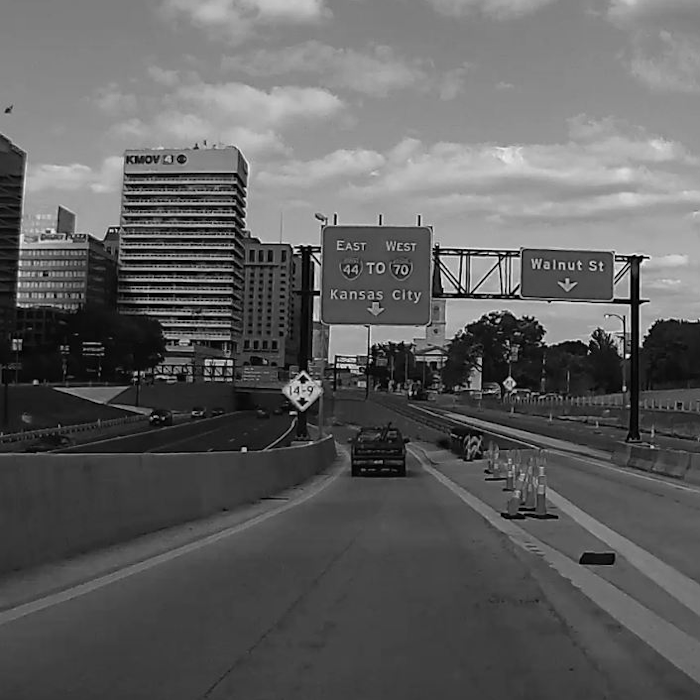
#> input picture TP4/ressources/road1.png, 700 x 700 px
$ python main.py
#> lines starting #> are read from the running program, lines starting #| are printed output that depends on the picture
#> further down, im is the input picture: shape (700, 700); min 0, max 253, mean 95.5
from math import log
import cv2
import numpy as np
from math import log10
from scipy import fftpack

def getSpectrum(im_fft):
  """Builds the Fourier spectrum of an image

  Args:
      im_fft (np.array): The source image matrix

  Returns:
      np.array: The spectrum image matrix
  """
  spectrum = np.zeros(im_fft.shape)
  for indexRow,row in enumerate(im_fft):
    for indexPixel, pixel in enumerate(row):
      spectrum[indexRow][indexPixel] = 10*log(abs(pixel),10)
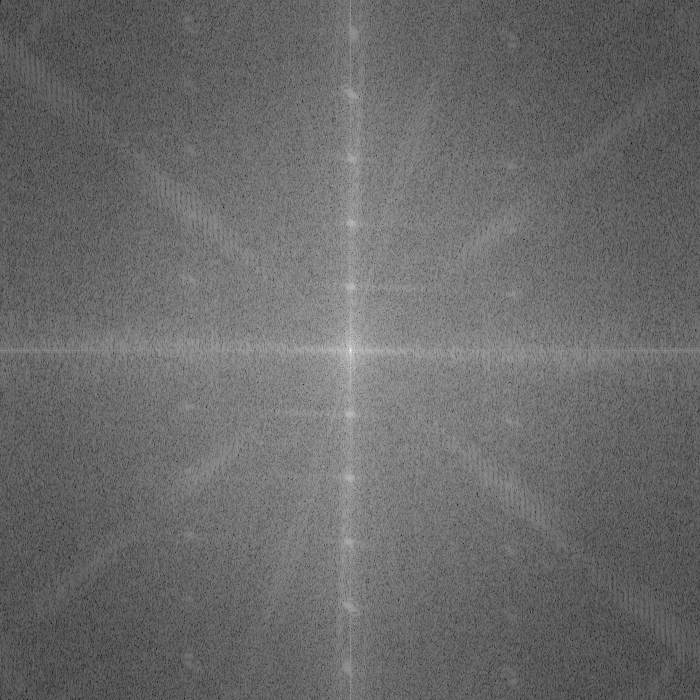
#> spectrum: shape (700, 700) float64; min 5.61, max 76.7, mean 35.3; drawn with min black and max white
  return spectrum

def centralSquareMask(img, size):
  """Add a square mask in the center of an image

  Args:
      img (np.array): The source image matrix
      size (int): The side length of central square in px

  Returns:
      np.array: The masked image matrix
  """
  leftStart = (np.shape(img)[1]-size)//2
  upperStart = (np.shape(img)[0]-size)//2
  img[upperStart:upperStart+size,leftStart:leftStart+size] = 0
  return img

def maskAllButSquareCenter(img, size):
  """Masks all image except a square in the center

  Args:
      img (np.array): The source image matrix
      size (int): The side length of central square in px

  Returns:
      np.array: The masked image matrix
  """
#> called with img = array of shape (700, 700), size = 50
  leftStart = (np.shape(img)[1]-size)//2
#> leftStart = 325
  upperStart = (np.shape(img)[0]-size)//2
#> upperStart = 325
  newImg = np.zeros(np.shape(img))
  newImg[upperStart:upperStart+size,leftStart:leftStart+size] = img[upperStart:upperStart+size,leftStart:leftStart+size]
  return newImg

if __name__ == "__main__":
  im = cv2.imread('ressources/road1.png',cv2.IMREAD_GRAYSCALE)
  im_fft = np.fft.fft2(im)
  im_fft = np.fft.fftshift(im_fft)
  spectrum = getSpectrum(im_fft)
  filtered = maskAllButSquareCenter(im_fft,50)
  filteredSpectrum = maskAllButSquareCenter(spectrum,50)
#> call 2 of maskAllButSquareCenter, with size = 50
#> in maskAllButSquareCenter (call 2), `newImg[upperStart:upperStart+size,leftStart:leftStart+size] = img[uppe..`:
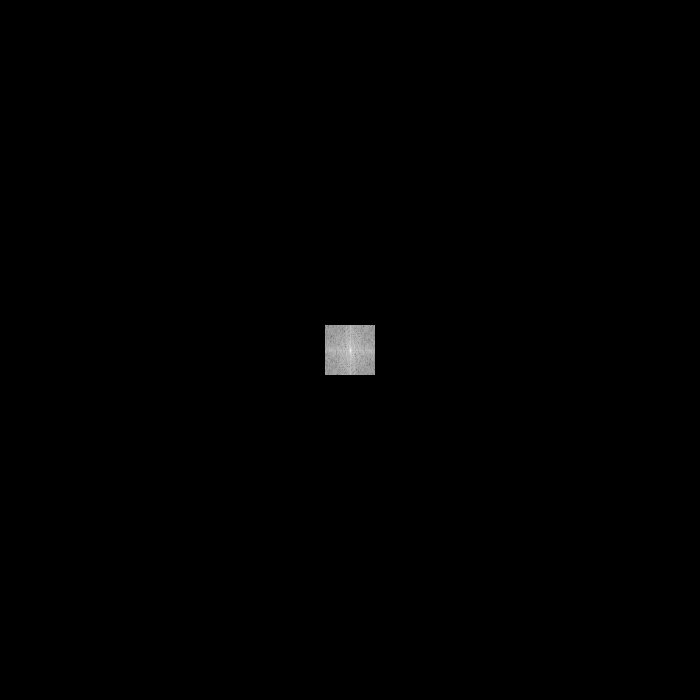
#> newImg: shape (700, 700) float64; min 0, max 76.7, mean 0.3; drawn with min black and max white
  cv2.imwrite('fft.png',filteredSpectrum)
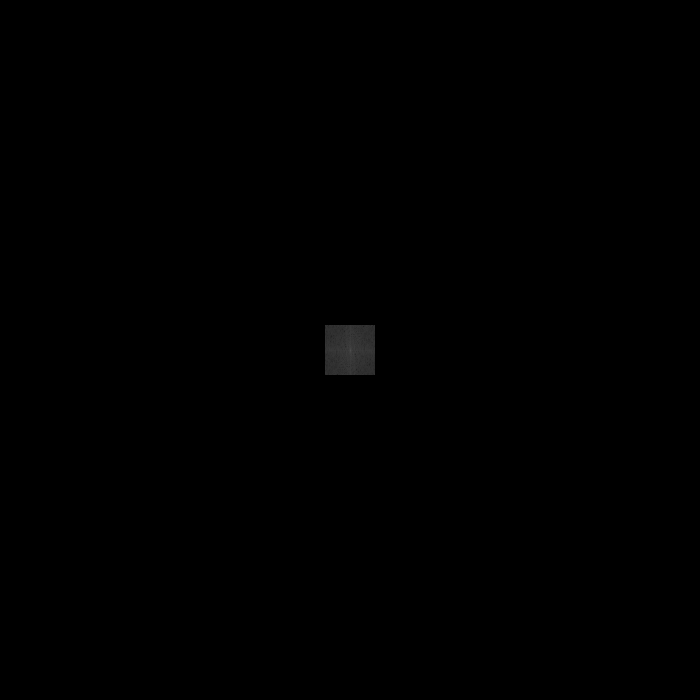
#> saved as fft.png: shape (700, 700); min 0, max 77, mean 0.3
  inverted = np.fft.ifft2(filtered)
  inverted = np.abs(inverted)
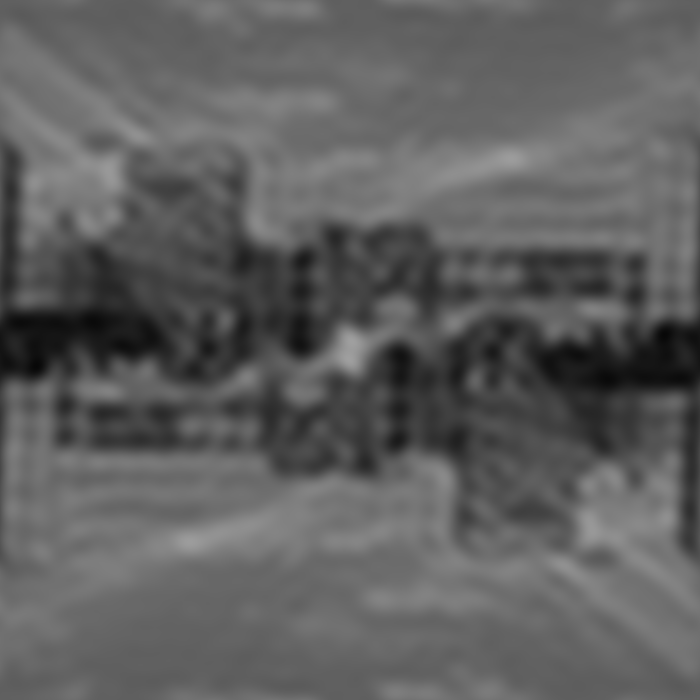
#> inverted: shape (700, 700) float64; min 7.99, max 159.8, mean 95.5
  print(inverted)
#> (printed output is left out)
  cv2.imwrite('filteredCenterSquareOnly.png',inverted)

$ run again, with TP4/ressources/road2.png copied over TP4/ressources/road1.png
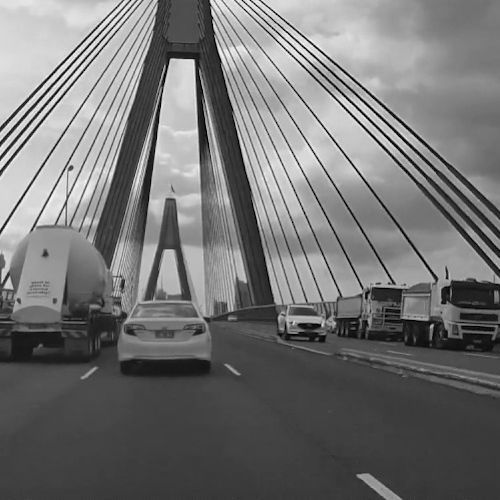
#> input picture TP4/ressources/road2.png, 500 x 500 px
#> im is the input picture: shape (500, 500); min 0, max 251, mean 115.9
#> after the loop in getSpectrum, `for indexRow,row in enumerate(im_fft):`:
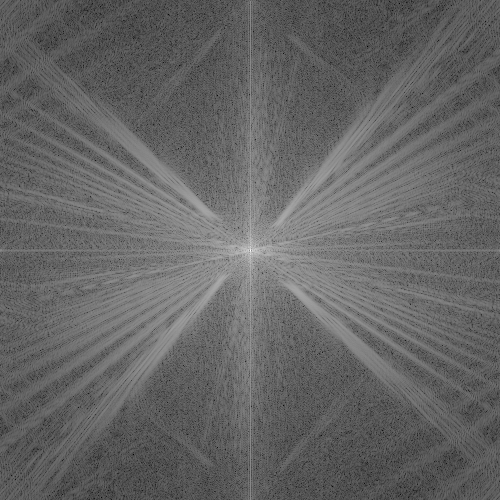
#> spectrum: shape (500, 500) float64; min 9.62, max 74.62, mean 35.5; drawn with min black and max white
#> `inverted = np.abs(inverted)`:
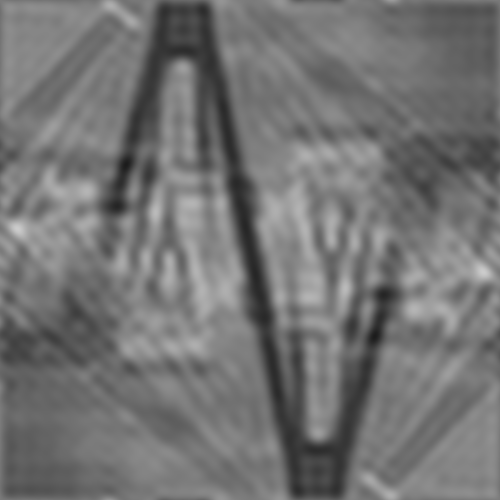
#> inverted: shape (500, 500) float64; min 28.34, max 203.8, mean 115.9
#> (printed output is left out)
